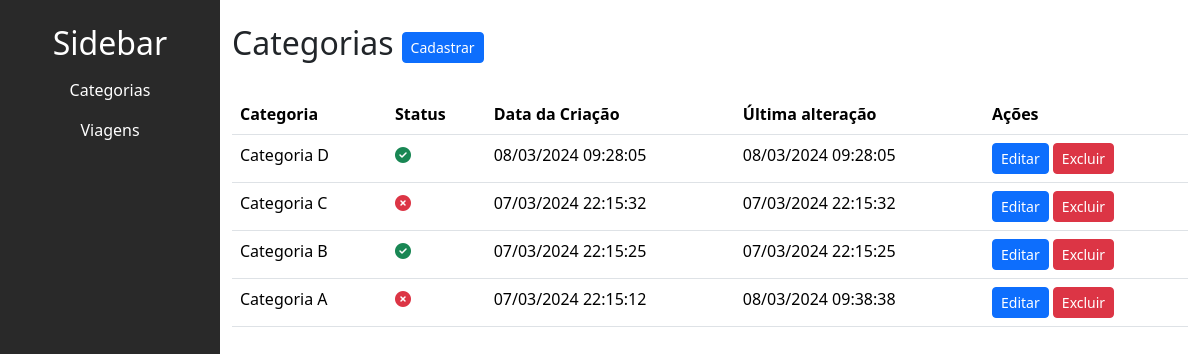
The page /trip/listar_categorias/ on the database as committed earlier.
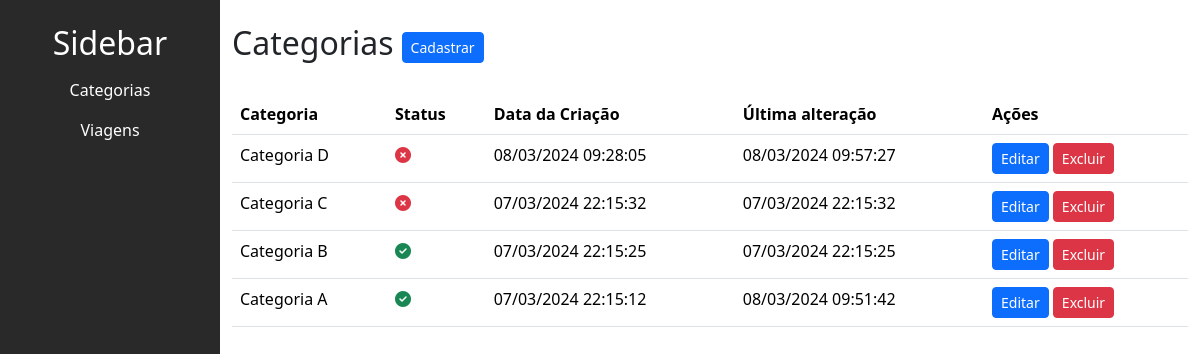
The same page on the database as committed later.
### trip/models.py (models this page shows, shortened)
class Categoria(models.Model):
    titulo = models.CharField(max_length=50, null=False)
    is_active = models.BooleanField(default=True)
    created_at = models.DateTimeField(auto_now_add=True)
    updated_at = models.DateTimeField(auto_now=True)

### trip/views.py (the view)
# urls.py: path('listar_categorias/', listar_categorias, name='listar_categorias'),
def listar_categorias(request):
    categorias = Categoria.objects.all().order_by('-id')
    return render(request, 'trip/categoria/listar_categorias.html',
                  {'categorias': categorias})

### trip/templates/trip/categoria/listar_categorias.html (shortened to what this page needs)
{% extends "base.html" %}
{% block content %}
<div class="main-content" id="mainContent">
  <div class="d-flex align-items-center">
    <h2 class="me-2">Categorias</h2>
    <a  href="{% url "trip:criar_categoria" %}">
      <button class="btn btn-sm btn-primary">Cadastrar</button>
    </a>
</div>
  <table class="table mt-4">
    <thead>
      <tr>
        <th>Categoria</th>
        <th>Status</th>
        <th>Data da Criação</th>
        <th>Última alteração</th>
        <th>Ações</th>
      </tr>
    </thead>
    <tbody>
      {% for categoria in categorias %}
      <tr>
        <td>{{ categoria.titulo }}</td>
        <td>
          {% if categoria.is_active %}
            <i class="fa-solid fa-circle-check text-success"></i>
          {% else %}
            <i class="fa-solid fa-circle-xmark text-danger"></i>
          {% endif %}
        </td>
        <td>{{ categoria.created_at|date:"d/m/Y H:i:s" }}</td>
        <td>{{ categoria.updated_at|date:"d/m/Y H:i:s"}}</td>
        <td>
          <button type="button" class="btn btn-sm btn-primary" data-bs-toggle="modal" data-bs-target="#editModal{{ categoria.id }}">
            Editar
          </button>
          <button type="button" class="btn btn-sm btn-danger" data-bs-toggle="modal" data-bs-target="#deleteModal{{ categoria.id }}">
            Excluir
          </button>
        </td>
      </tr>
      {% endfor %}
    </tbody>
  </table>
</div>
{% endblock content %}

Rows that differ between the two databases and show on the page:
changed Categoria "Categoria D": is_active True → False (drawn); updated_at "08/03/2024 09:28:05" → "08/03/2024 09:57:27"
changed Categoria "Categoria A": is_active False → True (drawn); updated_at "08/03/2024 09:38:38" → "08/03/2024 09:51:42"
